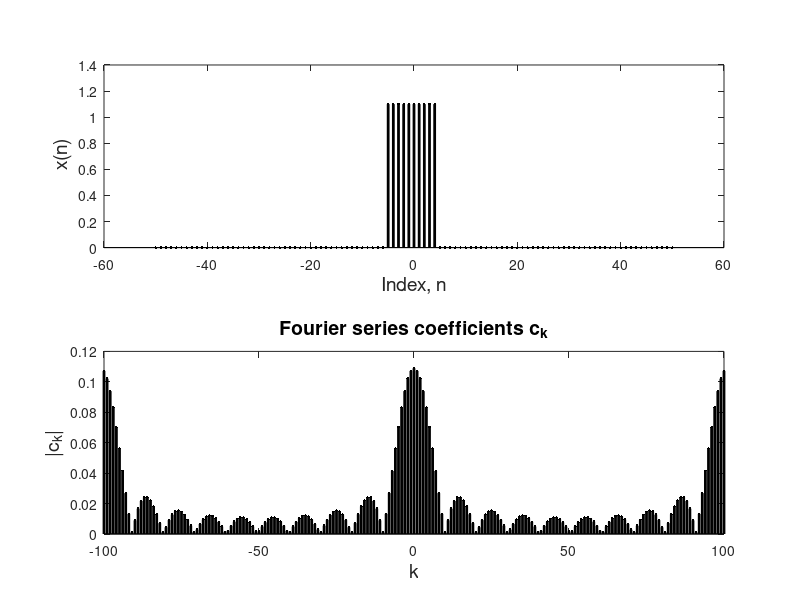

Source code (MATLAB):
clc;
clearvars;
close all;
Fs = 100e3;
dt = 1/Fs; %GENERATING THE RECTANGULAR PULSE TRAIN
T = 1e-3; %PERIOD OF THE PULSE TRAIN
D = .1; %DUTY CYCLE
PW = D*T; %PULSE WIDTH
f = 1/T; %ANALOG FREOUENCY
t = -T/2: dt: T/2; %TIME INTERVAL FOR A PERIOD
n = t/dt; %INDEX FOR DATA POINTS IN A PERIOD
L = PW/dt; %DATA POINTS IN THE THE HIGH TIME
x = zeros (1,length(t)) ; %INITIALIZING A SINGLE RECTANGULAR PULSE
x (find (abs (n)<=L/2))=1.1; %GENERATION OF A SINGLE RECTANGULAR PULSE
%END OF RECTANGULAR PULSE TRAIN
N = length(x);
Nc = N; %TOTAL NO OF POINTS IN A PERIOD
if mod(Nc, 2) ==0
    k= -Nc:Nc;
else
    k= -(Nc-1):(Nc-1);
end
c = zeros(1,length(k)) ;%INITIALIZING FOURIER COEFFICIENTS
for i = 1:length(x)
    for j = 1:length(k)
        c(j) = c(j)+1/N*x(i)*exp(-1i*2*pi*k(j)*n(i)/N);
    end
end
figure(2)
subplot(212)
stem(k,abs(c), '.k', 'linewidth', 2) ;
xlabel('k','fontsize', 14)
ylabel('|c_k|', 'fontsize', 14)
title('Fourier series coefficients c_k', 'fontsize', 14);
subplot(211)
stem(n, x, '.k', 'linewidth', 2) ; xlabel('Index, n', 'fontsize', 14), ylabel (' x(n)', 'fontsize',14)
